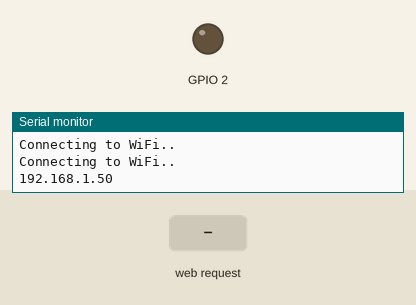
Recording of a sketch running on a simulated ESP32. Parts: output pins drawn as LEDs (lit = HIGH), the last lines printed to the serial monitor. The test bench sets the inputs (shaded band). WiFi joins after 1.5 s; servers stay silent unless stated.

Above: at 3.2 s.
3.3 s: HTTP request GET /update?state=1 received
At 4.0 s:
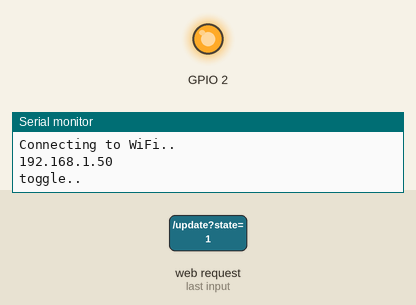
4.8 s: HTTP request GET /update?state=0 received
At 5.1 s:
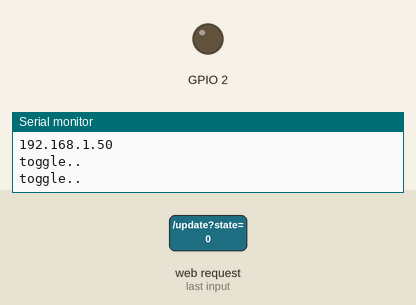
6.3 s: HTTP request GET /update?state=120 received
At 7.5 s:
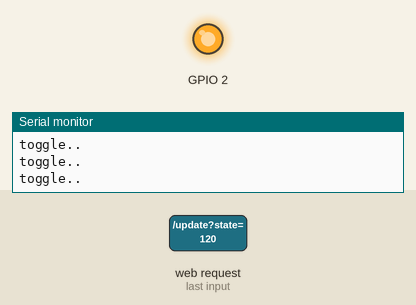
Timing chart, 0 to 9.3 s (numbered marks = the images above; inputs shaded):
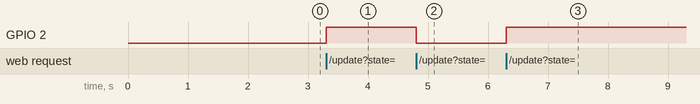

The sketch:

AsyncWebServer.ino
```cpp
#include <WiFi.h>
#include <AsyncTCP.h>
#include <ESPAsyncWebServer.h>

// Replace with your network credentials
const char* ssid = "router_ssid";
const char* password =  "router_pass";


// Create AsyncWebServer object on port 80
AsyncWebServer server(80);

const char index_html[] PROGMEM = R"rawliteral(
<html lang="en">
<head>
    <meta charset="UTF-8">
    <meta http-equiv="X-UA-Compatible" content="IE=edge">
    <meta name="viewport" content="width=device-width, initial-scale=1.0">
    <title>Document</title>

    <style>
        button{border:none;background-color: cadetblue;padding: 10px;}
    </style>

</head>
<body>
<h3>GPIO Controller</h3>
%BUTTONPLACEHOLDER%
<script>
function func() {
   var xhttp = new XMLHttpRequest();
   xhttp.onreadystatechange = function () {
       if (this.readyState == 4 && this.status == 200) {
          console.log(this.responseText);
       }
    };
    xhttp.open("GET", "/update?state=0", true);
    xhttp.send();
}
</script>
</body>
</html>
)rawliteral";


String processor(const String& var){
  if(var == "BUTTONPLACEHOLDER"){
    String buttons = "<input type=\"checkbox\" onchange=\"func()\"></input>";
    return buttons;
  }
  return String();
}


void setup(){

  pinMode(2, OUTPUT);
  digitalWrite(2, LOW);

  // Serial port for debugging purposes
  Serial.begin(115200);

  // Connect to Wi-Fi
  WiFi.begin(ssid, password);
  while (WiFi.status() != WL_CONNECTED) {
    delay(1000);
    Serial.println("Connecting to WiFi..");
  }

  // Print ESP Local IP Address
  Serial.println(WiFi.localIP());

  // Route for root / web page
  server.on("/", HTTP_GET, [](AsyncWebServerRequest *request){
    request->send_P(200, "text/html", index_html, processor);
  });

server.on("/update", HTTP_GET, [] (AsyncWebServerRequest *request) {
  String inputMessage1;
  if (request->hasParam("state")) {
    inputMessage1 = request->getParam("state")->value();
    digitalWrite(2, inputMessage1.toInt());
    Serial.println("toggle..");
  }else{
    inputMessage1 = "No message sent";
  }
  request->send(200, "text/plain", "OK");

});


  // Start server
  server.begin();
}

void loop() {

}
```

Measured:
- after the input at 3.3 s, GPIO 2: LOW → HIGH at once
- after the input at 4.8 s, GPIO 2: HIGH → LOW at once
- after the input at 6.3 s, GPIO 2: LOW → HIGH at once
